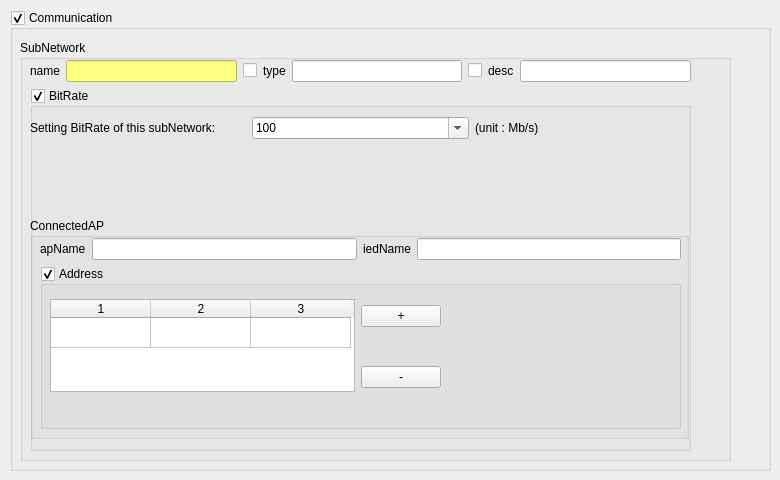
<?xml version="1.0" encoding="UTF-8"?>
<ui version="4.0">
 <class>icdCommunicationPage</class>
 <widget class="QWizardPage" name="icdCommunicationPage">
  <property name="geometry">
   <rect>
    <x>0</x>
    <y>0</y>
    <width>780</width>
    <height>480</height>
   </rect>
  </property>
  <property name="windowTitle">
   <string>WizardPage</string>
  </property>
  <property name="title">
   <string>ICD Communication Setting</string>
  </property>
  <property name="subTitle">
   <string>This page can set the attributes of substation segment, if needed.</string>
  </property>
  <widget class="QWidget" name="verticalLayoutWidget">
   <property name="geometry">
    <rect>
     <x>10</x>
     <y>10</y>
     <width>761</width>
     <height>461</height>
    </rect>
   </property>
   <layout class="QVBoxLayout" name="communicationVLayout">
    <item>
     <widget class="QGroupBox" name="communicationGroupBox">
      <property name="title">
       <string>Communication</string>
      </property>
      <property name="checkable">
       <bool>true</bool>
      </property>
      <widget class="QWidget" name="gridLayoutWidget">
       <property name="geometry">
        <rect>
         <x>10</x>
         <y>30</y>
         <width>711</width>
         <height>421</height>
        </rect>
       </property>
       <layout class="QGridLayout" name="communicationGridLayout">
        <item row="0" column="0">
         <widget class="QGroupBox" name="subNetworkGroupBox">
          <property name="title">
           <string>SubNetwork</string>
          </property>
          <widget class="QWidget" name="gridLayoutWidget_2">
           <property name="geometry">
            <rect>
             <x>10</x>
             <y>20</y>
             <width>661</width>
             <height>391</height>
            </rect>
           </property>
           <layout class="QGridLayout" name="subNetworkGridLayout">
            <item row="0" column="3">
             <widget class="QLabel" name="subNetworkTypeLabel">
              <property name="text">
               <string>type</string>
              </property>
             </widget>
            </item>
            <item row="0" column="5">
             <widget class="QCheckBox" name="subNetworkDescCheckBox">
              <property name="text">
               <string/>
              </property>
             </widget>
            </item>
            <item row="0" column="7">
             <widget class="QLineEdit" name="subNetworkDescText"/>
            </item>
            <item row="0" column="2">
             <widget class="QCheckBox" name="subNetworkTypeCheckBox">
              <property name="text">
               <string/>
              </property>
             </widget>
            </item>
            <item row="0" column="6">
             <widget class="QLabel" name="subNetworkDescLabel">
              <property name="text">
               <string>desc</string>
              </property>
             </widget>
            </item>
            <item row="1" column="0" colspan="8">
             <widget class="QGroupBox" name="bitRateGroupBox">
              <property name="title">
               <string>BitRate</string>
              </property>
              <property name="checkable">
               <bool>true</bool>
              </property>
              <widget class="QWidget" name="gridLayoutWidget_3">
               <property name="geometry">
                <rect>
                 <x>0</x>
                 <y>10</y>
                 <width>661</width>
                 <height>61</height>
                </rect>
               </property>
               <layout class="QGridLayout" name="bitRateGridLayout">
                <item row="0" column="1">
                 <widget class="QComboBox" name="bitRateComboBox">
                  <property name="editable">
                   <bool>true</bool>
                  </property>
                  <property name="currentIndex">
                   <number>1</number>
                  </property>
                  <item>
                   <property name="text">
                    <string>10</string>
                   </property>
                  </item>
                  <item>
                   <property name="text">
                    <string>100</string>
                   </property>
                  </item>
                  <item>
                   <property name="text">
                    <string>1000</string>
                   </property>
                  </item>
                 </widget>
                </item>
                <item row="0" column="0">
                 <widget class="QLabel" name="bitRateLabel">
                  <property name="text">
                   <string>Setting BitRate of this subNetwork:</string>
                  </property>
                 </widget>
                </item>
                <item row="0" column="2">
                 <widget class="QLabel" name="bitRateUnitLabel">
                  <property name="text">
                   <string>(unit : Mb/s)</string>
                  </property>
                 </widget>
                </item>
               </layout>
              </widget>
              <widget class="QGroupBox" name="connectedAPGroupBox">
               <property name="geometry">
                <rect>
                 <x>0</x>
                 <y>130</y>
                 <width>659</width>
                 <height>221</height>
                </rect>
               </property>
               <property name="title">
                <string>ConnectedAP</string>
               </property>
               <widget class="QWidget" name="gridLayoutWidget_4">
                <property name="geometry">
                 <rect>
                  <x>10</x>
                  <y>20</y>
                  <width>641</width>
                  <height>191</height>
                 </rect>
                </property>
                <layout class="QGridLayout" name="connectAPGridLayout">
                 <item row="0" column="1">
                  <widget class="QLineEdit" name="connectedApNameText"/>
                 </item>
                 <item row="0" column="2">
                  <widget class="QLabel" name="connectedIedNameLabel">
                   <property name="text">
                    <string>iedName</string>
                   </property>
                  </widget>
                 </item>
                 <item row="0" column="0">
                  <widget class="QLabel" name="connectedApNameLabel">
                   <property name="text">
                    <string>apName</string>
                   </property>
                  </widget>
                 </item>
                 <item row="0" column="3">
                  <widget class="QLineEdit" name="connectedIedNameText"/>
                 </item>
                 <item row="1" column="0" colspan="4">
                  <widget class="QGroupBox" name="addressGroupBox">
                   <property name="title">
                    <string>Address</string>
                   </property>
                   <property name="checkable">
                    <bool>true</bool>
                   </property>
                   <widget class="QWidget" name="gridLayoutWidget_5">
                    <property name="geometry">
                     <rect>
                      <x>10</x>
                      <y>10</y>
                      <width>391</width>
                      <height>141</height>
                     </rect>
                    </property>
                    <layout class="QGridLayout" name="addressGridLayout">
                     <item row="0" column="1">
                      <widget class="QPushButton" name="addressAddPButton">
                       <property name="text">
                        <string>+</string>
                       </property>
                      </widget>
                     </item>
                     <item row="1" column="1">
                      <widget class="QPushButton" name="addressDelPButton">
                       <property name="text">
                        <string>-</string>
                       </property>
                      </widget>
                     </item>
                     <item row="0" column="0" rowspan="2">
                      <widget class="QTableWidget" name="addressPTableWidget">
                       <property name="rowCount">
                        <number>1</number>
                       </property>
                       <property name="columnCount">
                        <number>3</number>
                       </property>
                       <attribute name="verticalHeaderVisible">
                        <bool>false</bool>
                       </attribute>
                       <row/>
                       <column/>
                       <column/>
                       <column/>
                      </widget>
                     </item>
                    </layout>
                   </widget>
                  </widget>
                 </item>
                </layout>
               </widget>
              </widget>
             </widget>
            </item>
            <item row="0" column="4">
             <widget class="QLineEdit" name="subNetworkTypeText"/>
            </item>
            <item row="0" column="0">
             <widget class="QLabel" name="subNetworkNamelabel">
              <property name="text">
               <string>name</string>
              </property>
             </widget>
            </item>
            <item row="0" column="1">
             <widget class="QLineEdit" name="subNetworkNameText">
              <property name="styleSheet">
               <string notr="true">background-color: rgb(255, 255, 127);</string>
              </property>
             </widget>
            </item>
           </layout>
          </widget>
         </widget>
        </item>
       </layout>
      </widget>
     </widget>
    </item>
   </layout>
  </widget>
 </widget>
 <resources/>
 <connections/>
</ui>
